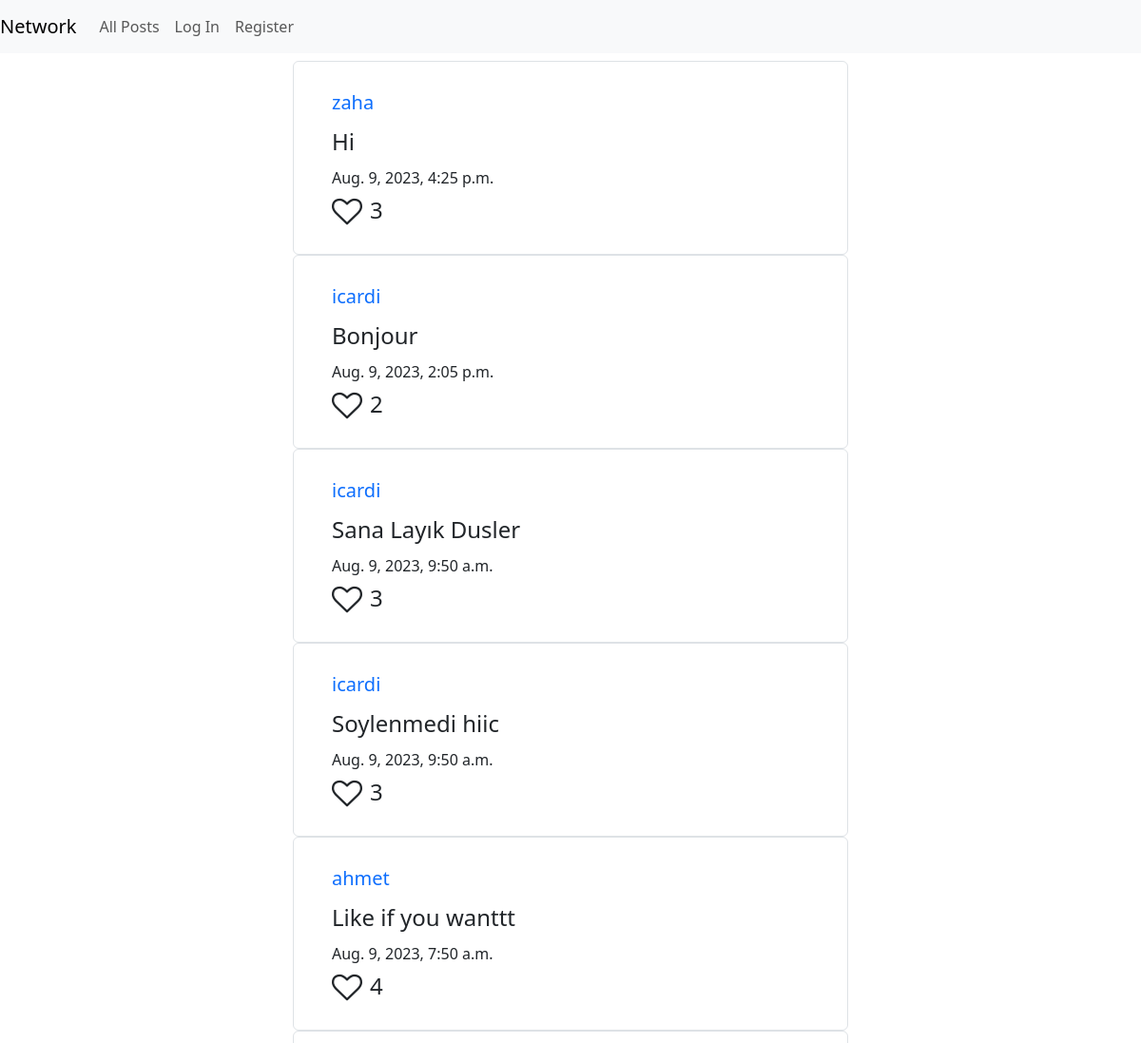
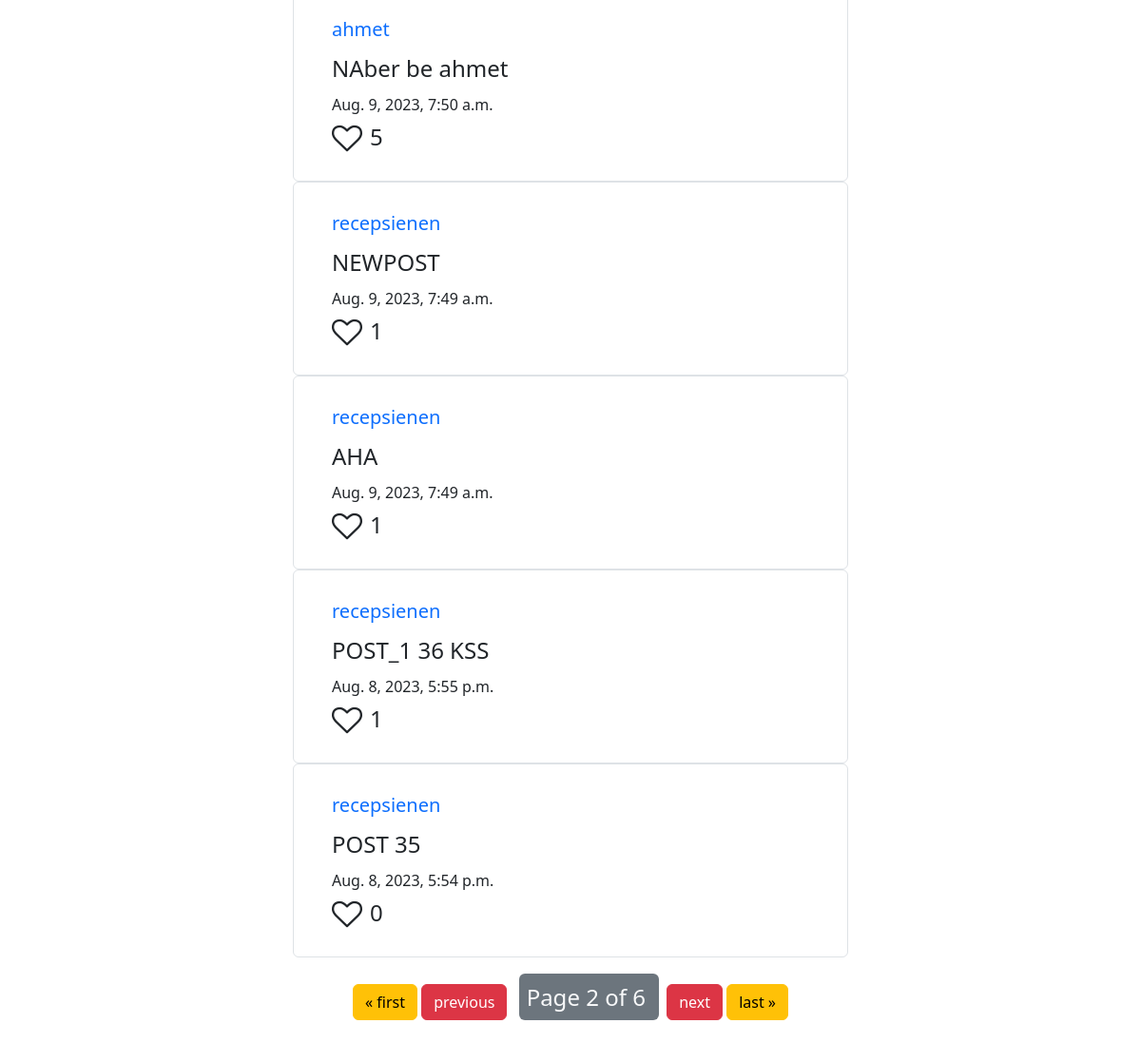
Page /?page=2 on the earlier database version (2 pictures, top to bottom).
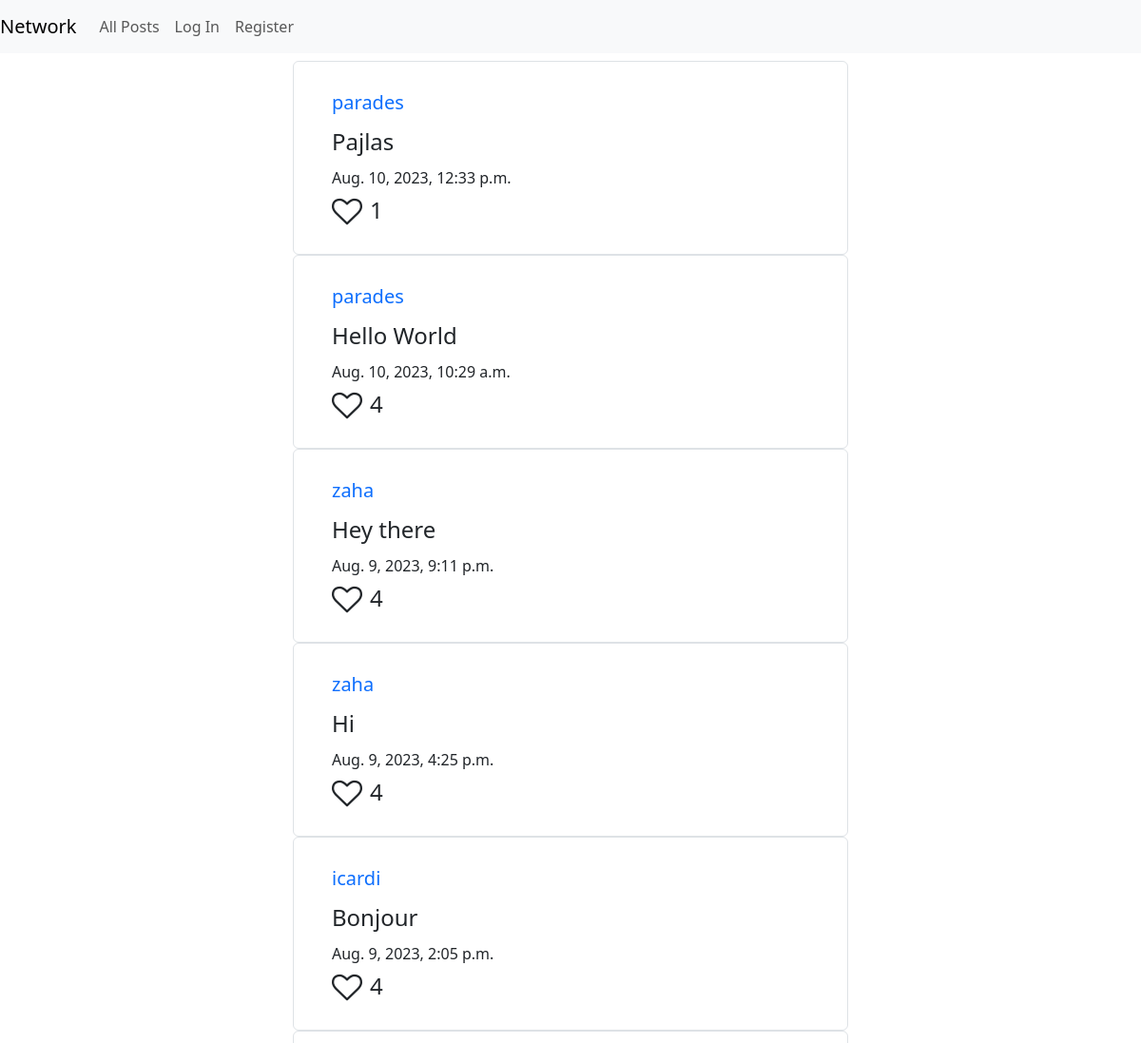
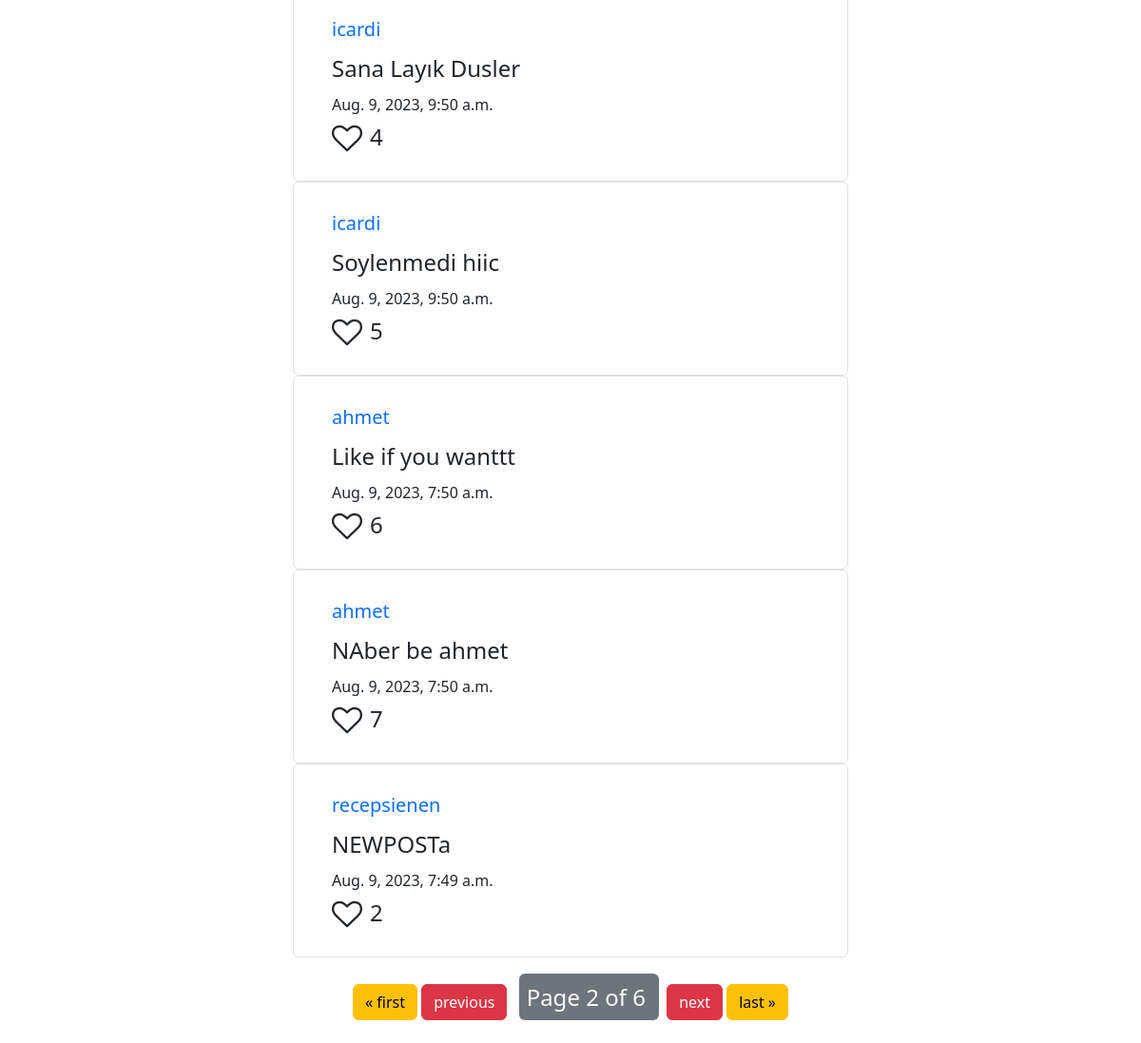
Same page on the later database version (2 pictures, top to bottom).
### network/models.py (models this page shows, shortened)
class Post(models.Model):
    creator = models.ForeignKey(User, on_delete=models.CASCADE, null = False, default = False)
    content = models.TextField(max_length=550, null = True)
    created_at = models.DateTimeField(auto_now_add = True)
    updated_at = models.DateTimeField(auto_now = True)
    likes = models.IntegerField(blank=True, null=True)

class User(AbstractUser):
    nickname = models.CharField(max_length=20, null = True)
    image = models.URLField(null=True,  blank=True)
    def __str__(self):
        return self.username

### network/views.py (the view)
# urls.py: path("", views.index, name="index"),
def index(request):
    all_posts = Post.objects.all().order_by('-created_at')
    paginator = Paginator(all_posts,10)
    page_number = request.GET.get("page")
    page_obj = paginator.get_page(page_number)
    if request.user.is_authenticated:
        likes = Like.objects.filter(user = request.user)
        liked_posts = []
        for like in likes:
            liked_posts.append(like.post)
    else:
        liked_posts = None
    return render(request, "network/index.html",{
        "posts":page_obj,
        "user":request.user,
        "liked_posts":liked_posts
    })

### network/templates/network/index.html (shortened to what this page needs)
{% extends "network/layout.html" %}
{% block body %}
<div id="post-container" class="w-50 m-auto">
    <div id="all-posts" class="row justify-content-center m-2 text-center" >
        {% for post in posts %}
    <div id="general-post-container" class="border border-1 w-100 rounded " style="width: 18rem;">
        <div class="m-none post p-4" id={{post.id}}>
            <div id="post-content-view" class="d-block">
                <div class="d-flex justify-content-between">
                  <a href="{% url 'load_profile' username=post.creator %}" id="user" class="m-1 username text-decoration-none fs-5">{{post.creator}}</a>
                </div>
                <div class="d-flex row">
                    <div class="d-flex row pull-left">
                        <div>
                            <p class="text-start m-1 fs-4" id="content">{{post.content}}</p>
                        </div>
                        <div>
                            <p class="m-1 text-start" id="date">{{post.created_at}}</p>
                        </div>
                    </div>
                    <div class="d-flex">
                        {% if post in liked_posts %}
                            <i id="liked-button" class="m-1 fa fa-heart fa-2x like-button" aria-hidden="true"></i>
                        {% else %}
                            <i id="like-button" class="m-1 fa fa-heart-o fa-2x like-button" aria-hidden="true"></i>
                        {% endif %}
                        <h4 class="card-text m-1" id="likes">{{post.likes}}</h5>
                    </div>
                </div>
            </div>
        </div>
    </div>
        {% endfor %}
    </div>
        <div class="pagination m-4">
            <span class="step-links m-auto">
                {% if posts.has_previous %}
                    <a href="?page=1" class="btn btn-warning">&laquo; first</a>
                    <a href="?page={{ posts.previous_page_number }}" class="btn btn-danger">previous</a>
                {% endif %}
                <span class="current m-2 p-2 fs-4 bg-secondary text-light rounded">
                    Page {{ posts.number }} of {{ posts.paginator.num_pages }}
                </span>
                {% if posts.has_next %}
                    <a href="?page={{ posts.next_page_number }}" class="btn btn-danger">next</a>
                    <a href="?page={{ posts.paginator.num_pages }}" class="btn btn-warning">last &raquo;</a>
                {% endif %}
            </span>
        </div>
    </div>
{% endblock %}

Differences in the rows shown:
no longer on this page (row edited): Post: creator "recepsienen", content "AHA", created_at "Aug. 9, 2023, 7:49 a.m.", likes "1"
no longer on this page (row unchanged): Post: creator "recepsienen", content "POST_1 36 KSS", created_at "Aug. 8, 2023, 5:55 p.m.", likes "1"
no longer on this page (row unchanged): Post: creator "recepsienen", content "POST 35", created_at "Aug. 8, 2023, 5:54 p.m.", likes "0"
now on this page (row edited): Post: creator "parades", content "Pajlas", created_at "Aug. 10, 2023, 12:33 p.m.", likes "1"
now on this page (row edited): Post: creator "parades", content "Hello World", created_at "Aug. 10, 2023, 10:29 a.m.", likes "4"
now on this page (row edited): Post: creator "zaha", content "Hey there", created_at "Aug. 9, 2023, 9:11 p.m.", likes "4"
changed Post "Hi": likes "3" → "4"
changed Post "Bonjour": likes "2" → "4"
changed Post "Sana Layık Dusler": likes "3" → "4"
changed Post "Soylenmedi hiic": likes "3" → "5"
changed Post "Like if you wanttt": likes "4" → "6"
changed Post "NAber be ahmet": likes "5" → "7"
changed Post "recepsienen": content "NEWPOST" → "NEWPOSTa"; likes "1" → "2"
